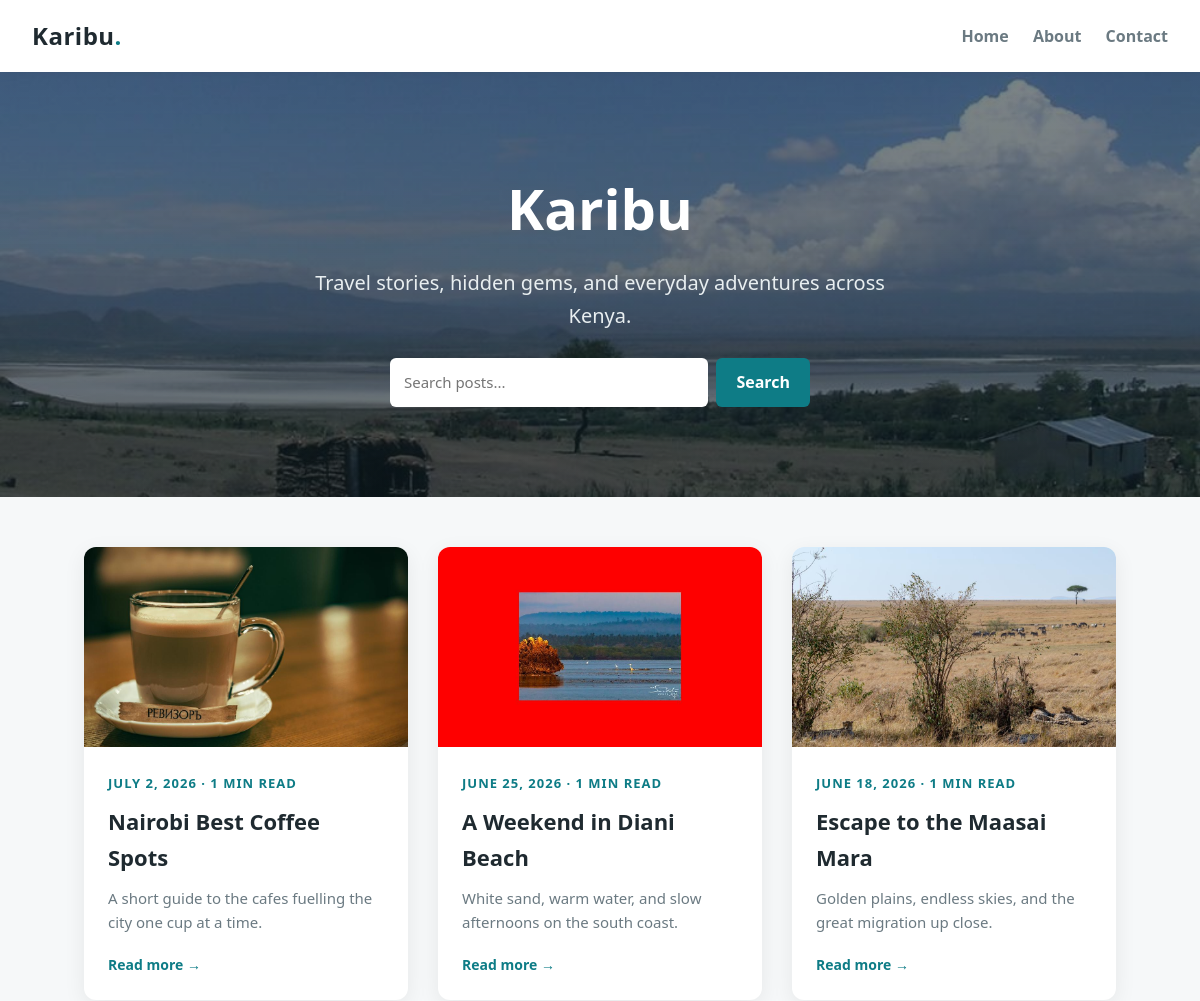
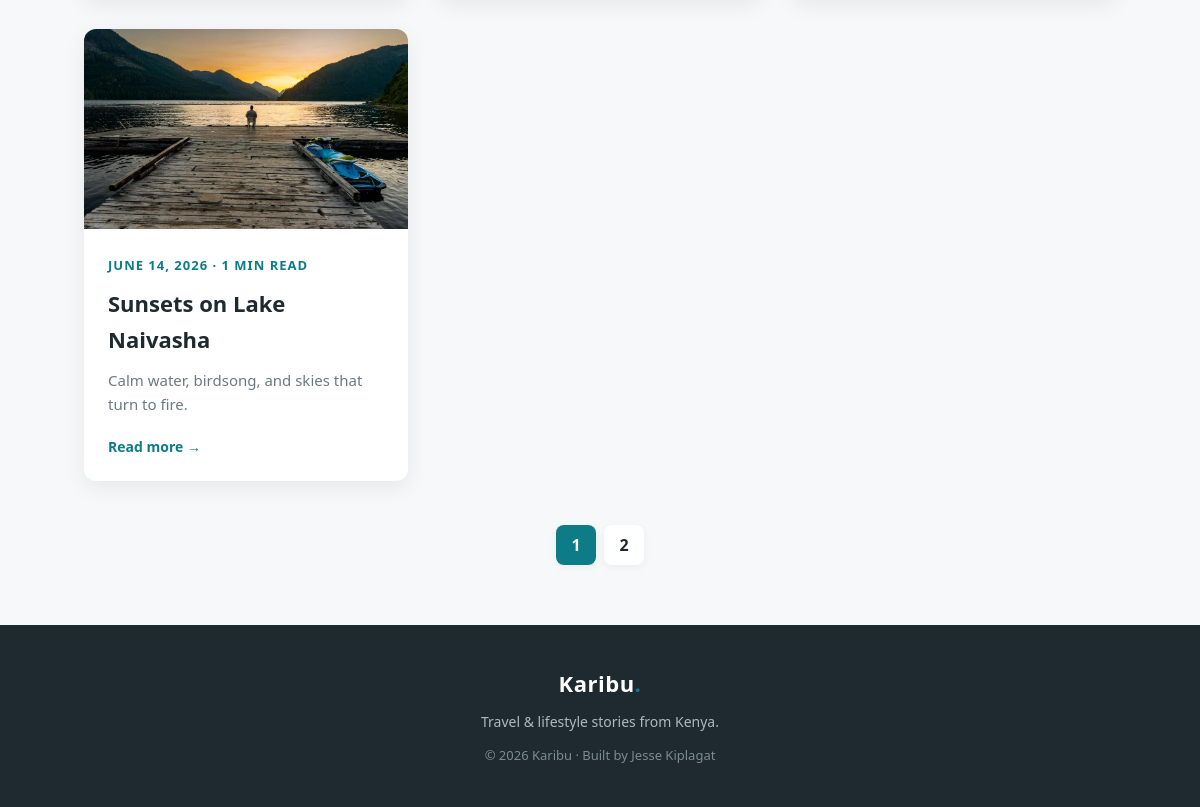
The page / on the database its author committed (2 pictures, top to bottom).
### tables this page shows
CREATE TABLE IF NOT EXISTS posts (
  id INT AUTO_INCREMENT PRIMARY KEY,
  title VARCHAR(200) NOT NULL,
  slug VARCHAR(220) NOT NULL,
  excerpt VARCHAR(300) NOT NULL,
  body TEXT NOT NULL,
  image VARCHAR(120) NOT NULL,
  created_at DATETIME NOT NULL DEFAULT CURRENT_TIMESTAMP
);

### includes/functions.php (called while the page is built, shortened)
<?php
function reading_time($text)
{
    $words = str_word_count(strip_tags($text));
    $minutes = max(1, (int) ceil($words / 200));
    return $minutes . ' min read';
}

### index.php (the view, shortened to what this page needs)
<?php
require __DIR__ . '/includes/db.php';
require __DIR__ . '/includes/functions.php';
$q = trim($_GET['q'] ?? '');
$perPage = 4;
$page = max(1, (int) ($_GET['page'] ?? 1));
$offset = ($page - 1) * $perPage;
if ($q !== '') {
    $like = '%' . $q . '%';
    $countStmt = $pdo->prepare('SELECT COUNT(*) FROM posts WHERE title LIKE ? OR excerpt LIKE ? OR body LIKE ?');
    $countStmt->execute([$like, $like, $like]);
    $total = (int) $countStmt->fetchColumn();
    $stmt = $pdo->prepare('SELECT * FROM posts WHERE title LIKE ? OR excerpt LIKE ? OR body LIKE ? ORDER BY created_at DESC LIMIT ? OFFSET ?');
    $stmt->bindValue(1, $like);
    $stmt->bindValue(2, $like);
    $stmt->bindValue(3, $like);
    $stmt->bindValue(4, $perPage, PDO::PARAM_INT);
    $stmt->bindValue(5, $offset, PDO::PARAM_INT);
    $stmt->execute();
    $posts = $stmt->fetchAll();
} else {
    $total = (int) $pdo->query('SELECT COUNT(*) FROM posts')->fetchColumn();
    $stmt = $pdo->prepare('SELECT * FROM posts ORDER BY created_at DESC LIMIT ? OFFSET ?');
    $stmt->bindValue(1, $perPage, PDO::PARAM_INT);
    $stmt->bindValue(2, $offset, PDO::PARAM_INT);
    $stmt->execute();
    $posts = $stmt->fetchAll();
}
$totalPages = max(1, (int) ceil($total / $perPage));
require __DIR__ . '/includes/header.php';
?>
  <section class="hero">
    <div class="hero-inner">
      <h1>Karibu</h1>
      <p>Travel stories, hidden gems, and everyday adventures across Kenya.</p>
      <form class="search" method="get" action="index.php">
        <input type="text" name="q" value="<?= htmlspecialchars($q) ?>" placeholder="Search posts...">
        <button type="submit">Search</button>
      </form>
    </div>
  </section>
  <main class="posts-wrap">
    <div class="posts">
      <?php foreach ($posts as $post): ?>
        <article class="post-card">
          <a href="post.php?id=<?= (int) $post['id'] ?>">
            <img src="images/<?= htmlspecialchars($post['image']) ?>" alt="<?= htmlspecialchars($post['title']) ?>">
          </a>
          <div class="post-card-body">
            <span class="date"><?= date('F j, Y', strtotime($post['created_at'])) ?> · <?= reading_time($post['body']) ?></span>
            <h2><a href="post.php?id=<?= (int) $post['id'] ?>"><?= htmlspecialchars($post['title']) ?></a></h2>
            <p><?= htmlspecialchars($post['excerpt']) ?></p>
            <a class="read-more" href="post.php?id=<?= (int) $post['id'] ?>">Read more →</a>
          </div>
        </article>
      <?php endforeach; ?>
    </div>
    <?php if ($totalPages > 1): ?>
      <nav class="pagination">
        <?php for ($i = 1; $i <= $totalPages; $i++): ?>
          <?php $qs = 'page=' . $i . ($q !== '' ? '&q=' . urlencode($q) : ''); ?>
          <a href="index.php?<?= $qs ?>" class="<?= $i === $page ? 'active' : '' ?>"><?= $i ?></a>
        <?php endfor; ?>
      </nav>
    <?php endif; ?>
  </main>
<?php require __DIR__ . '/includes/footer.php'; ?>

### style.css (style rules this page uses)
:root { --accent: #0e7c86; --accent-dark: #0a5c63; --ink: #1f2a30; --muted: #6b7a82; --bg: #f6f8f9; }
* { margin: 0; padding: 0; box-sizing: border-box; }
body { font-family: 'Segoe UI', system-ui, Tahoma, sans-serif; color: var(--ink); background: var(--bg); line-height: 1.65; }
img { display: block; max-width: 100%; }
.hero { background: linear-gradient(rgba(15,30,35,0.55), rgba(15,30,35,0.65)), url('images/hero.jpg') center / cover no-repeat, var(--accent-dark); color: #fff; text-align: center; padding: 90px 20px; }
.hero-inner h1 { font-size: clamp(34px, 6vw, 56px); margin-bottom: 12px; }
.hero-inner p { font-size: clamp(16px, 2.5vw, 20px); max-width: 600px; margin: 0 auto; color: #e8eef0; }
.search { display: flex; gap: 8px; max-width: 420px; margin: 26px auto 0; }
.search input { flex: 1; padding: 12px 14px; border: none; border-radius: 6px; font: inherit; font-size: 15px; }
.search button { border: none; background: var(--accent); color: #fff; padding: 0 20px; border-radius: 6px; font: inherit; font-weight: 600; cursor: pointer; }
.posts-wrap { max-width: 1080px; margin: 50px auto; padding: 0 24px; }
.posts { display: grid; grid-template-columns: repeat(auto-fill, minmax(300px, 1fr)); gap: 30px; }
.pagination { display: flex; justify-content: center; gap: 8px; margin: 44px 0 10px; }
.pagination a { display: inline-flex; align-items: center; justify-content: center; min-width: 40px; height: 40px; padding: 0 12px; border-radius: 8px; background: #fff; color: var(--ink); text-decoration: none; font-weight: 600; box-shadow: 0 2px 8px rgba(0,0,0,0.05); }
.pagination a.active { background: var(--accent); color: #fff; }
.post-card { background: #fff; border-radius: 12px; overflow: hidden; box-shadow: 0 6px 22px rgba(0,0,0,0.07); transition: transform 0.25s, box-shadow 0.25s; }
.post-card img { width: 100%; height: 200px; object-fit: cover; }
.post-card-body { padding: 22px 24px; }
.date { color: var(--accent); font-size: 13px; font-weight: 700; text-transform: uppercase; letter-spacing: 1px; }
.post-card-body h2 { font-size: 22px; margin: 8px 0 10px; }
.post-card-body h2 a { text-decoration: none; color: var(--ink); }
.post-card-body p { color: var(--muted); font-size: 15px; margin-bottom: 16px; }
.read-more { text-decoration: none; color: var(--accent); font-weight: 700; font-size: 14px; }

### rows shown on the page
posts: image (picture), created_at "JULY 2, 2026", body "1 MIN READ", title "Nairobi Best Coffee Spots", excerpt "A short guide to the cafes fuelling the city one cup at a time."
posts: image (picture), created_at "JUNE 25, 2026", body "1 MIN READ", title "A Weekend in Diani Beach", excerpt "White sand, warm water, and slow afternoons on the south coast."
posts: image (picture), created_at "JUNE 18, 2026", body "1 MIN READ", title "Escape to the Maasai Mara", excerpt "Golden plains, endless skies, and the great migration up close."
posts: image (picture), created_at "JUNE 14, 2026", body "1 MIN READ", title "Sunsets on Lake Naivasha", excerpt "Calm water, birdsong, and skies that turn to fire."
